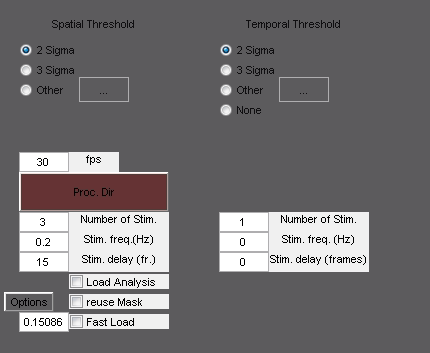
%> input picture buttonsExample.png, 430 x 353 px; its folder holds only this picture in this run
$ octave EigSegmenting.m   (GNU Octave 9; MATLAB toolbox functions it lacks are replaced by stand-ins)
%> lines starting %> are read from the running program, lines starting %| are printed output that depends on the picture
### loadTiff.m
% [A, fname, FileName, PathName, U, S, V, error]=loadTiff(fname,fastload,frameNumbers)
%fname = '../../data/Experiment 1_iglu spontaneous.tif';
%fname = '../../data/data_endoscope.tif';

function [A, fname, FileName, PathName, U, S, V, error,fps,msg]=loadTiff(fname,fastload,autocorrect,framenumbers)
% Set Fastload Default value
if nargin<2
   fastload=0;
end

% Set autocorrect Default value
if nargin<3
   autocorrect=1;
end
error=0;
U=nan;
S=nan;
V=nan;
%fname = '../../data/Experiment 5_SyG 10AP.tif';
global defaultDir
if nargin<1 || isempty(fname)
    if defaultDir~=0
    [FileName,PathName] = uigetfile('*.tif','Select the Tiff file',defaultDir);
    else
        [FileName,PathName] = uigetfile('*.tif','Select the Tiff file');
%> the answer given: ../buttonsExample.png
    end
    fname = [PathName FileName];
end
bkslsh = strfind(fname,'\');
if (isempty(bkslsh))
    bkslsh = strfind(fname,'/');
end
FileName = fname(bkslsh(end)+1:end);
PathName = fname(1:bkslsh(end));
disp(['Loading: ' fname]);

extra=1; % Provides some animation. Avg movie, avg signal, ...


if extra == 1
%imagesc(imread(fname, 1));
title('Loading ....')
drawnow();
end

if fastload % Fast Load
    if extra==1
        title(['fastLoading .../'])%num2str(num_images)])
    end
    [A, U, S, V] = fastLoadTiff(fname);
    warning('Using fastload');
    extra=0; %Don't animate with fastload.
    num_images=size(A,3); % If eigs where calculated on a part of the movie, and the
    fps=nan;
    msg='fast load';

else % Normal Load
    info = imfinfo(fname);
    num_images = numel(info);
    A=zeros(info(1).Height,info(1).Width,num_images);

    for k = 1:num_images
        bbb=imread(fname,k);
%> bbb is the input picture: size 353x430x3 uint8; mean R, G, B 115, 112.5, 114.2
        if (size(bbb,3))==1
            A(:,:,k) = bbb;
        else
            disp(['Unsupporte file format: ']);
            disp(['     ' fname] );
            error=1;
            A=nan;
        end
        if extra==1 && mod(k,100)==0
            imagesc(A(:,:,k));
            title(['Loading ' num2str(k) '/'  num2str(num_images)])
            drawnow();
        end
    end

    %%


    if isfield(info,'UnknownTags') %Andor IQ tiff files don't have a Software field, Andor Solis does
        %The script only works for Andor IQ generated tiff files.
        isAndor=1;
    else
        isAndor=0;
    end

    if isAndor
        if isfield(info,'Software') %Andor IQ tiff files don't have a Software field, Andor Solis does
            %The script only works for Andor IQ generated tiff files.
            genSoft='Andor Solis';
        else
            genSoft='Andor IQ';
        end
    else
        genSoft='other';
        autocorrect=0;
        msg='unknown data creation source';
    end

    if strcmp(genSoft,'Andor Solis')
        autocorrect=0;
        disp('Files acquired with Andor Solis can not be checked or autocorrected for skipped frames.');
        fps=nan;
        msg='Not an Andor IQ file and so can not be checked for skipped frames or fps extraction.';
    end
    %%
    % Auto correct for skipped frames
    if autocorrect
        timings=readExactAndorTifTime(fname);
        fps=1./median(diff(timings))*1000;
        [out, ~, cfs] = findSkippedFrames(timings);
        nSkippedFrames = length(out);
        A=frameswap(A,cfs);
        msg = [num2str(nSkippedFrames) ' missing frames fixed.'];
        if nargin<1
            disp(['fps: ' num2str(fps)]);
        end
    else
        fps=[];


    end


end

%% You want more?

if extra
    %disp('Extra stuff.')
    %% Calculate Average
    title('Loading Done');
    Avg= mean(A,3);
    %figure;
    subplot(4,4,[2:3,6:7])
    imagesc(squeeze(Avg))

    %% Look at average reponse:
    for k = 1:num_images
        %ss(k) = mean(mean(A(:,:,k)-Avg));
        ss(k) = mean(mean(A(:,:,k)));
    end
    %fig=figure;
    subplot(4,4,10);
    plot(ss);
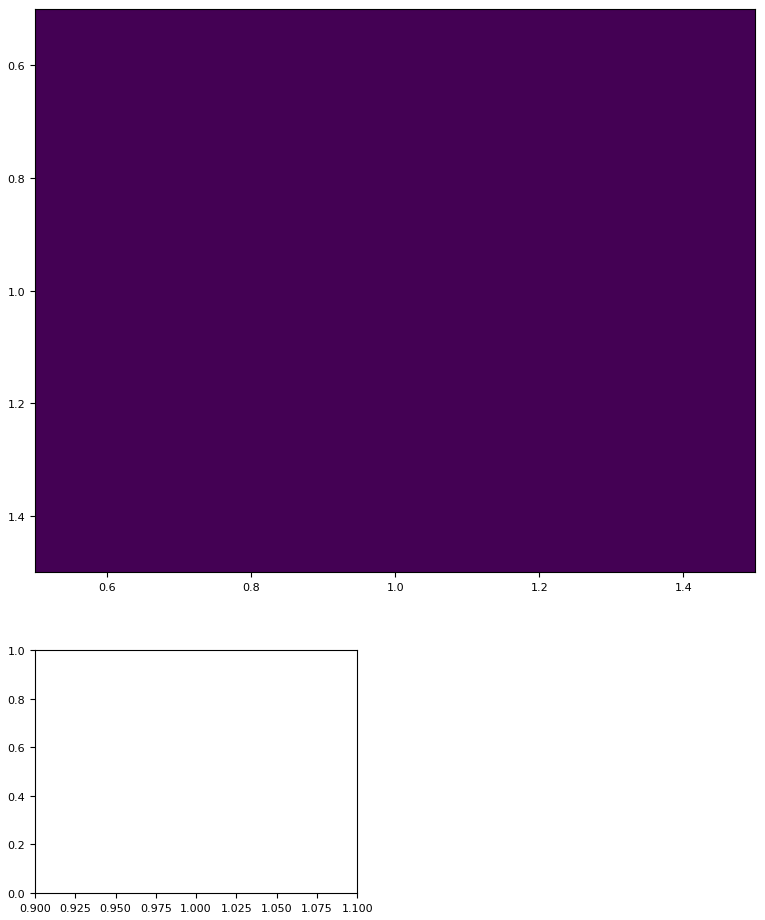
%> figure redrawn from the program's plot data, 2 panels
   % axis off
    savesubplot(4,4,10,[fname '_temp']);

    mpa = colormap(hot);
    imwrite((Avg-min(min(Avg)))*1.0/(max(max(Avg))-min(min(Avg)))*128,mpa,[fname '_avg.png']);
    %%
    %saveas(gca,[fname '2.png'])
end

### mmm/savesubplot.m
function savesubplot(a,b,c,fname)
%> called with a = 4, b = 4, c = 10, fname = '../buttonsExample.png_temp'
hax= subplot(a,b,c);
hfig = figure('visible','off');
hax_new = copyobj(hax, hfig);
set(hax_new, 'Position', get(0, 'DefaultAxesPosition'));
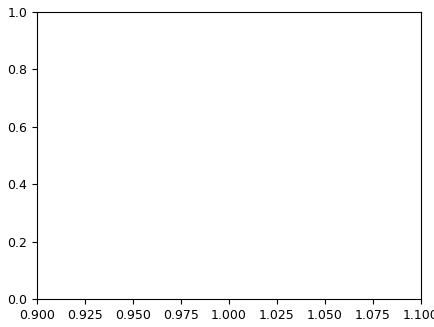
%> figure redrawn from the program's plot data
saveas(gca,[fname '.png'])
saveas(gca,[fname '.pdf'])
close(hfig)
end

### mmm/EigSegmenting.m
%% load
[Y, dirSrc]=loadTiff;
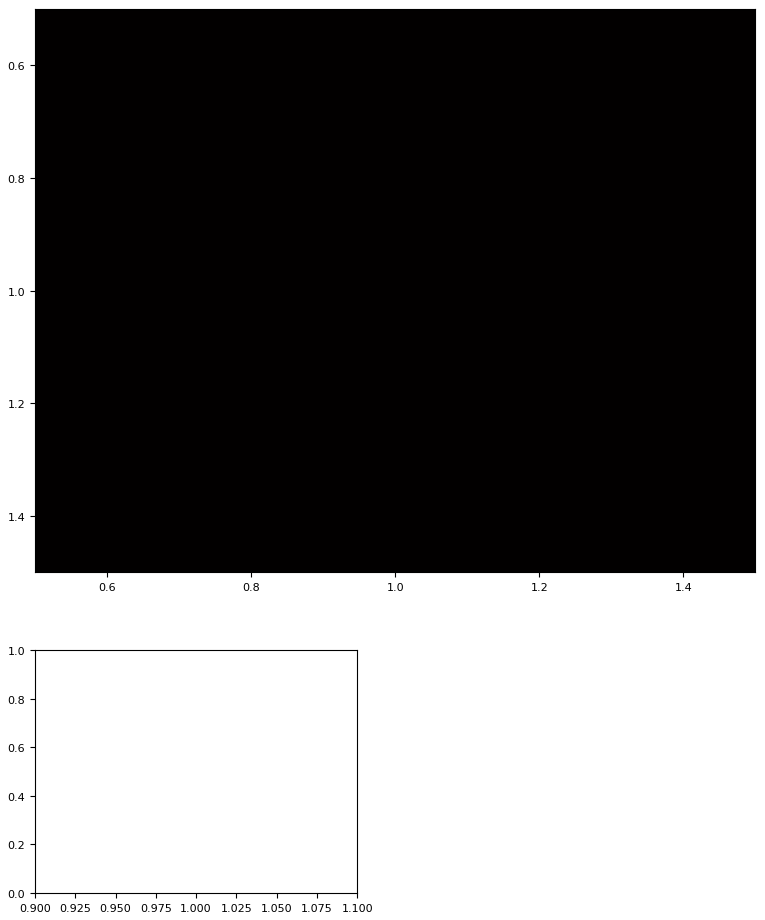
%> figure redrawn from the program's plot data, 2 panels
figure;imagesc(mean(Y,3));

%% Calculate SVD:
Y2=reshape(Y,[],size(Y,3));
%%
tic
%> (the run ends here)
